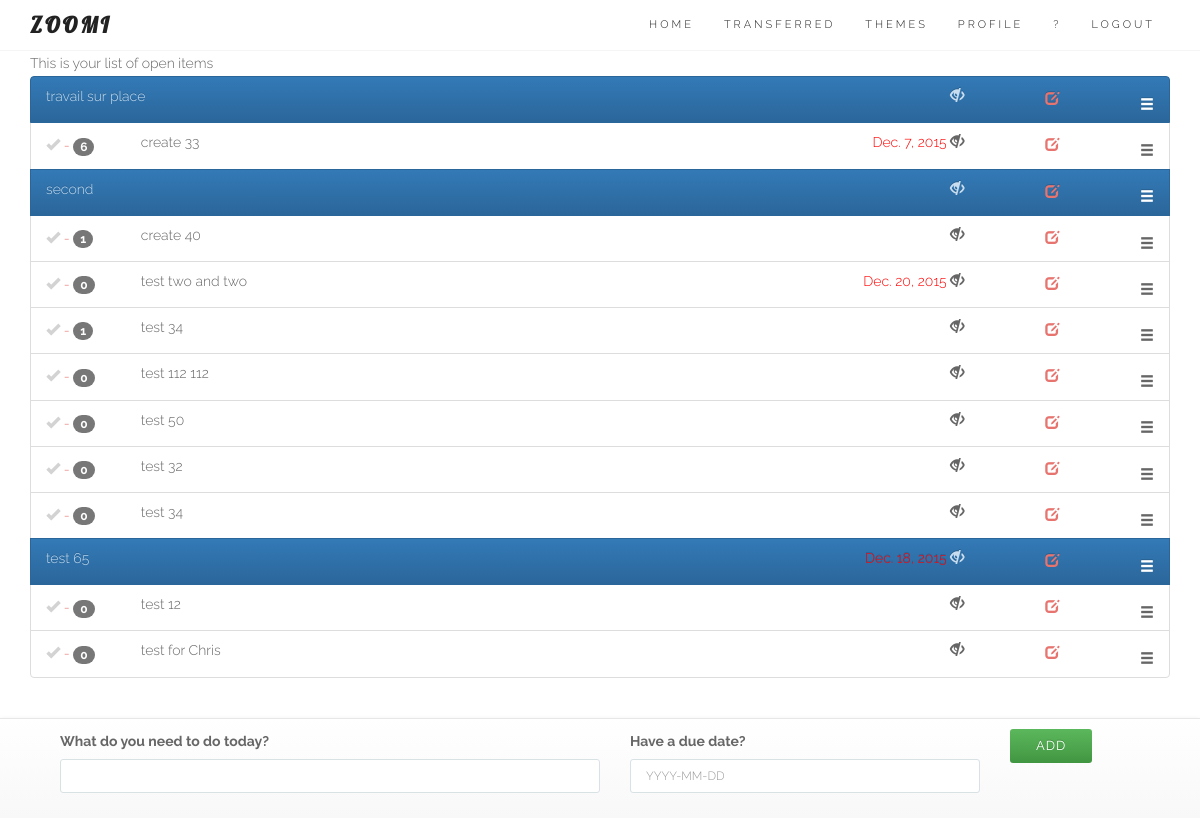
Page / (signed in) on the earlier database version.
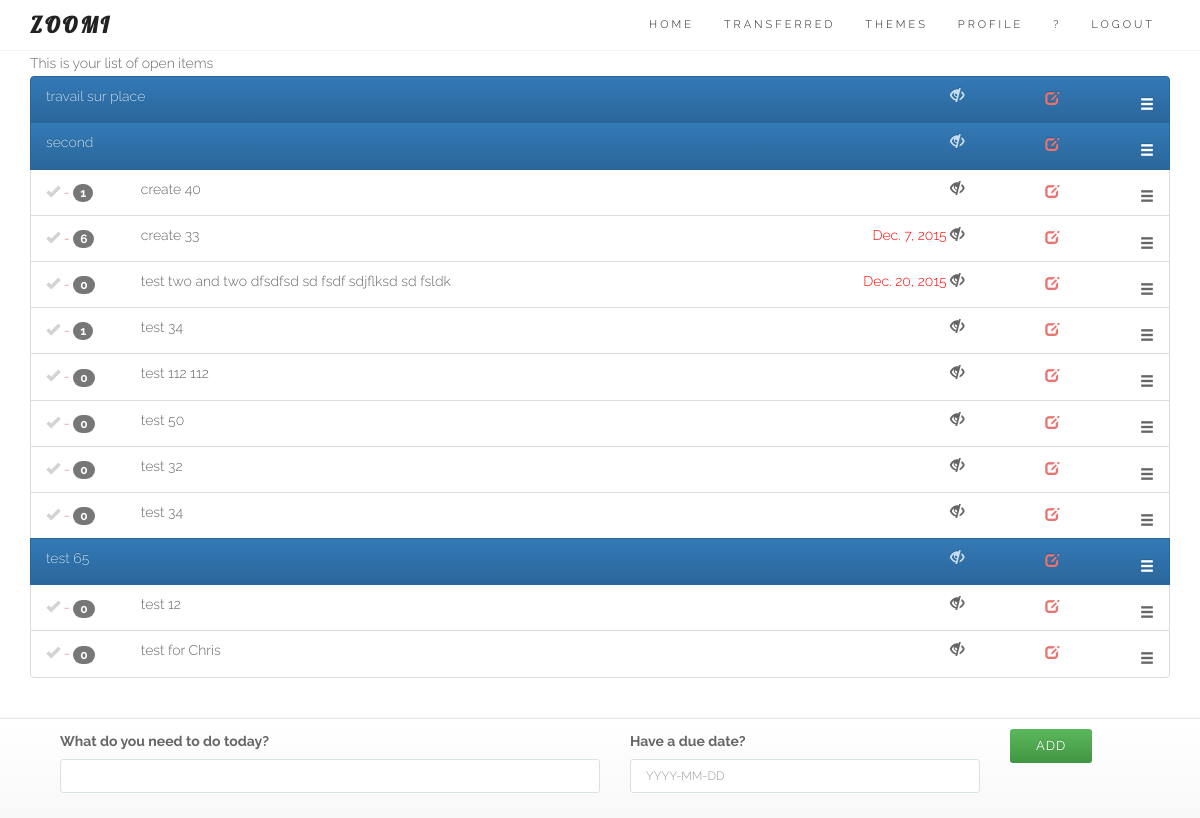
Same page on the later database version.
### core/models.py (models this page shows, shortened)
class Entry(models.Model):
	user = models.ForeignKey(User)
	name = models.CharField(max_length=100)
	data = models.CharField(max_length=200, blank=True)
	order = models.IntegerField(default=1000)
	duedate = models.DateField(null=True, blank=True)
	done = models.BooleanField(default=False) # 0 = to do / 1 = completed
	impediment = models.BooleanField(default=False) # 0 = No / 1 = Yes
	transfered = models.BooleanField(default=False) # 0 = No / 1 = Yes = no longer in your List
	assignees = models.ManyToManyField(User, related_name='assignees',blank=True)
	section = models.BooleanField(default=False) # 0 = No / 1 = Yes
	created_at = models.DateTimeField(auto_now_add=True)
	completed_on = models.DateTimeField(null=True, blank=True)
	theme = models.ForeignKey(Theme, null=True, blank=True)
	class Meta:
		ordering = ['order']
		verbose_name_plural = "entries"
	def __str__(self):
		return str(self.name)
	def update_entry_url(self):
		return reverse (viewname="detail", args=[self.id])
	def update_modal_entry_url(self):
		return reverse (viewname="entrymodal", args=[self.id])
	def comment_entry_url(self):
		return reverse (viewname="commentlist", args=[self.id])

### core/views.py (the view, shortened to what this page needs)
# urls.py: url(r'^$', login_required(coreviews.EntryListAppendViewBS.as_view()), name='entrylistBS'), # Bootstrap test
class EntryListAppendViewBS(ListAppendView):
	model = coremodels.Entry
	template_name = 'entry/listBS.html'
	context_object_name = 'entry'
	def get_queryset(self):
		return coremodels.Entry.objects.filter(Q(user=self.request.user, transfered=0) | Q(assignees=self.request.user), done=False).order_by('order')

### core/models.py
class EntryCreateForm(ModelForm):
	class Meta:
		model = Entry
		fields = ['name','duedate'] # the form on the homepage
	def __init__(self, *args, **kwargs): # current_business, as parameter (cf Creeam)
		super(EntryCreateForm, self).__init__(*args, **kwargs)
		self.fields['name'].label = "What do you need to do today?"
		self.fields['duedate'].label = "Have a due date?"
		self.fields['duedate'].widget.attrs['placeholder'] = "YYYY-MM-DD"
		self.fields['name'].widget.attrs['autofocus'] = "on"

### core/models.py (called while the page is built)
	def get(self, request, *args, **kwargs):
		self.object_list = self.get_queryset()
		allow_empty = self.get_allow_empty()
		if not allow_empty and len(self.object_list) == 0:
			raise Http404(_(u"Empty list and '%(class_name)s.allow_empty' is False.")
							% {'class_name': self.__class__.__name__})
		self.object = None
		form_class = self.get_form_class()
		form = self.get_form(form_class)
		context = self.get_context_data(object_list=self.object_list, form=form)
		return self.render_to_response(context)

### templates/entry/listBS.html (shortened to what this page needs)
{% extends "base/theme.html" %}
{% load sitegate %}
{% load staticfiles %}
{% block page_sub_title %}
This is your list of open items
{% endblock %}
{% block content %}
<link rel="stylesheet" href="{% static "css/zoomi.css" %}">
<section id="services">
	<div class="container">
		<div class="row ">
			<div class="col-lg-12 text-center">
						<ul id="todo_list_BS">
						   	{% for objects in object_list %}
{% block detail %}
									{% include 'entry/detailsBS.html' %}
{% endblock %}
							{% endfor %}
						</ul>
			</div>
		</div>
	</div>
</section>
{% endblock %}
{% block footer %}
	<footer class="navbar navbar-default navbar-fixed-bottom">
		<div class="container">
			{% include 'entry/create.html' %}
		</div>
	</footer>
{% endblock %}

### templates/entry/detailsBS.html (shortened to what this page needs)
								<li id="entry_{{ objects.id }}" class="list-group-item {% if objects.section == 1 %}active{% endif %}">
								  	<div class="row">
										<div class="{% if objects.section == 1 %}hidden-xs hidden-sm hidden-md{% else %}col-xs-1 col-sm-1 col-md-1{% endif %}">
								   			<span class="{% if objects.section == 0 %}glyphicon glyphicon-ok entrycheckmark{% endif %} {% if objects.done == 1 %}completed{% else %}todo{% endif %}" onclick="EntryComplete({{ objects.id }})"> </span>
								   			 {% if objects.section == 0 %}
								   			 	<a href="{{ objects.comment_entry_url }}"> - <span class="badge">{{ objects.comment_set.count }}</span></a>
								   			 {% endif %}
								   		</div>
								   		<div class="col-xs-9 col-sm-6 col-md-6 text-left">
								   			<p class="list-group-item-text">
								   				{{ objects|truncatewords:10 }}</p>
								   		</div>
								   		{% if objects.section == 1 %}
											<div class="col-xs-1 col-sm-1 col-md-1"></div>
										{% endif %}
								   		<div class="hidden-xs col-sm-3 col-md-3 text-right">
								   			<p class="list-group-item-text">
										        {% if objects.duedate %}
										            <span class="switchable
										                {% if objects.duedate|timesince >= "1 min" %}
										                overdue
										                {% endif %}
										                ">
										                {{ objects.duedate }}
										            </span>
										        {% endif %}
										        <span class="glyphicon glyphicon-eye-close switch">
								   			</p>
									    </div>
								   		<div class="hidden-xs col-sm-1 col-md-1 text-right">
													<a href="{{ objects.update_entry_url }}">
														<span class="glyphicon glyphicon-edit">
													</a>
									    </div>
								   		<div class="col-xs-1 col-sm-1 col-md-1 text-right">
								   				<span class="glyphicon glyphicon-menu-hamburger selector">
									    </div>
									</div>
								</li>

Differences in the rows shown:
changed Entry "create 33": moves down the list
changed Entry: name "test two and two" → "test two and two dfsdfsd sd fsdf sdjflksd sd fsldk"
changed Entry "test 65": duedate "Dec. 18, 2015" → (not shown)
